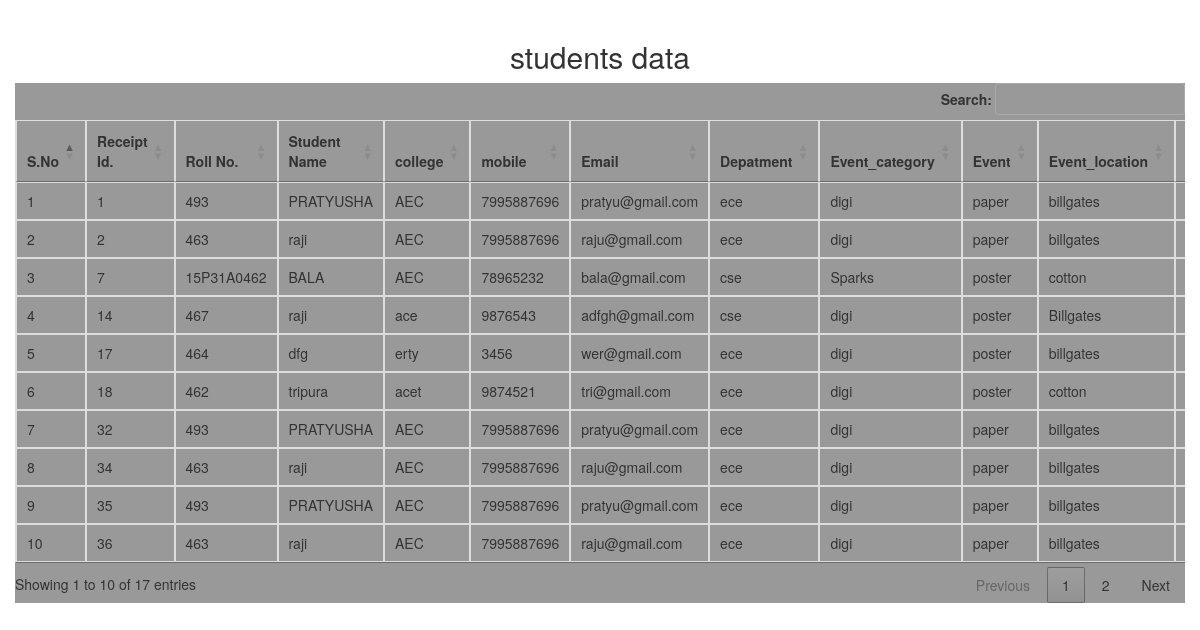
/register.php, run on the app's committed database.
### tables this page shows
CREATE TABLE `student` (
  `id` int(11) NOT NULL,
  `rollno` varchar(1000) DEFAULT NULL,
  `studentname` varchar(1000) DEFAULT NULL,
  `college` varchar(1000) DEFAULT NULL,
  `mobile` bigint(20) DEFAULT NULL,
  `email` varchar(1000) DEFAULT NULL,
  `department` varchar(1000) DEFAULT NULL,
  `event_category` varchar(1000) DEFAULT NULL,
  `event` varchar(1100) DEFAULT NULL,
  `event_location` varchar(1000) DEFAULT NULL,
  `fee` varchar(1000) DEFAULT NULL
);

### register.php (the view, shortened to what this page needs)
<?php
include 'api/config.php';
?>
<!DOCTYPE html>
<html>
<head>
	<link rel="stylesheet" href="css/bootstrap.min.css">
	<link rel="stylesheet" type="text/css" href="font-awesome/css/font-awesome.min.css">
	<link rel="stylesheet" type="text/css" href="font-awesome/css/font-awesome.css">
		<link rel="stylesheet" type="text/css" href="https://cdn.datatables.net/1.10.16/css/jquery.dataTables.min.css">
		<link rel="stylesheet" type="text/css" href="https://cdn.datatables.net/buttons/1.5.1/css/buttons.dataTables.min.css">
	</head>
	<body>
		<div class="container-fluid ">
			<div class="col-md-4"><br>
			</div>
		</div>
		<div class="container-fluid">
			<h2 class="text-center ">students data</h2>
			<div class="table-responsive" style="background: rgba(0,0,0,0.4);">
				<table class="table table-bordered table-hover del">
					<thead>
						<tr>
							<th>S.No</th>
							<th>Receipt Id.</th>
							<th>Roll No.</th>
							<th>Student Name</th>
							<th>college</th>
							<th>mobile</th>
							<th>Email</th>
							<th>Depatment</th>
							<th>Event_category</th>
							<th>Event </th>
							<th>Event_location</th>
							<th>Amount</th>
						</tr>
					</thead>
					<tbody>
						<?php
						$x=1;
						$query="SELECT * FROM `student`";
						$result=mysqli_query($con,$query);
						while($data =mysqli_fetch_array($result))
						{
							?>
							<tr>
								<td><?php echo $x; ?></td>
								<td><?php echo $data["id"]; ?></td>
								<td><?php echo $data["rollno"]; ?></td>
								<td><?php echo $data["studentname"]; ?></td>
								<td><?php echo $data["college"]; ?></td>
								<td><?php echo $data["mobile"]; ?></td>
								<td><?php echo $data["email"]; ?></td>
								<td><?php echo $data["department"]; ?></td>
								<td><?php echo $data["event_category"]; ?></td>
								<td><?php echo $data["event"]; ?></td>
								<td><?php echo $data["event_location"]; ?></td>
								<td><?php echo $data["fee"]; ?> <i class="fa fa-rupee"></i></td>
							</tr>
							<?php
							$x++;
						}
						?>
					</tbody>
				</table>
			</div>
		</div>
	</body>
	</html>

### data on the page
student: id "1", rollno "493", studentname "PRATYUSHA", college "AEC", mobile "7995887696", email "pratyu@gmail.com", department "ece", event_category "digi", event "paper", event_location "billgates"
student: id "2", rollno "463", studentname "raji", college "AEC", mobile "7995887696", email "raju@gmail.com", department "ece", event_category "digi", event "paper", event_location "billgates"
student: id "7", rollno "15P31A0462", studentname "BALA", college "AEC", mobile "78965232", email "bala@gmail.com", department "cse", event_category "Sparks", event "poster", event_location "cotton"
student: id "14", rollno "467", studentname "raji", college "ace", mobile "9876543", email "adfgh@gmail.com", department "cse", event_category "digi", event "poster", event_location "Billgates"
student: id "17", rollno "464", studentname "dfg", college "erty", mobile "3456", email "wer@gmail.com", department "ece", event_category "digi", event "poster", event_location "billgates"
student: id "18", rollno "462", studentname "tripura", college "acet", mobile "9874521", email "tri@gmail.com", department "ece", event_category "digi", event "poster", event_location "cotton"
student: id "32", rollno "493", studentname "PRATYUSHA", college "AEC", mobile "7995887696", email "pratyu@gmail.com", department "ece", event_category "digi", event "paper", event_location "billgates"
student: id "34", rollno "463", studentname "raji", college "AEC", mobile "7995887696", email "raju@gmail.com", department "ece", event_category "digi", event "paper", event_location "billgates"
student: id "35", rollno "493", studentname "PRATYUSHA", college "AEC", mobile "7995887696", email "pratyu@gmail.com", department "ece", event_category "digi", event "paper", event_location "billgates"
student: id "36", rollno "463", studentname "raji", college "AEC", mobile "7995887696", email "raju@gmail.com", department "ece", event_category "digi", event "paper", event_location "billgates"
